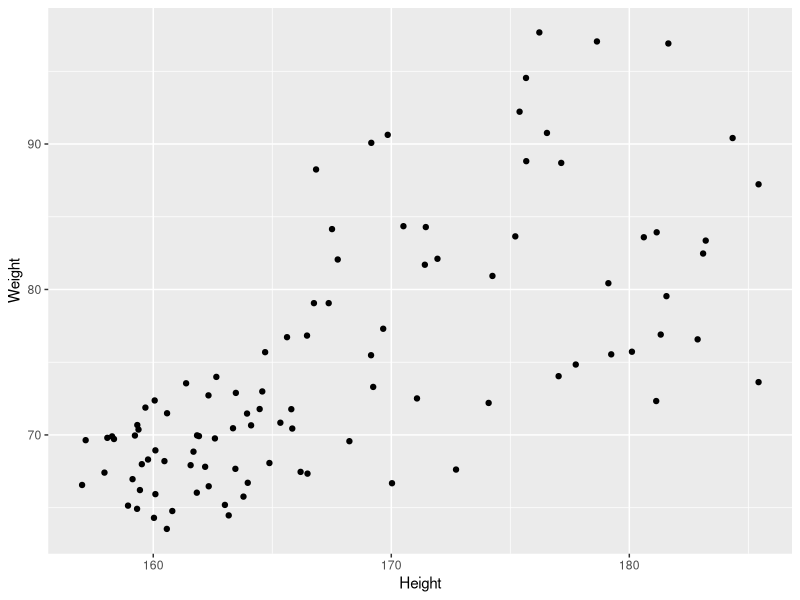
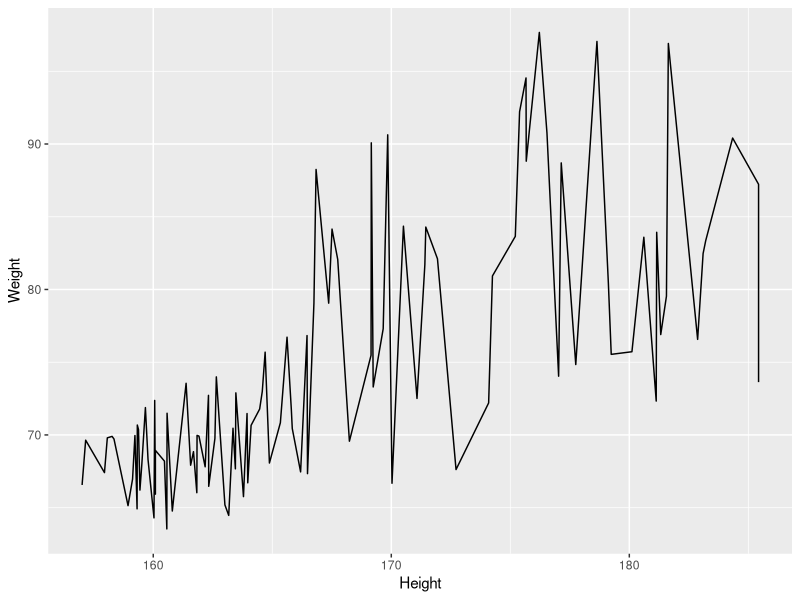
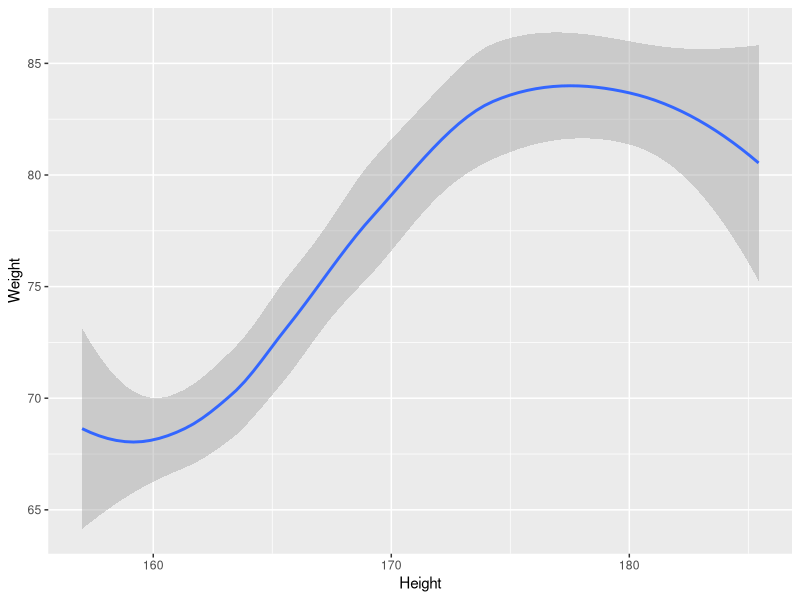
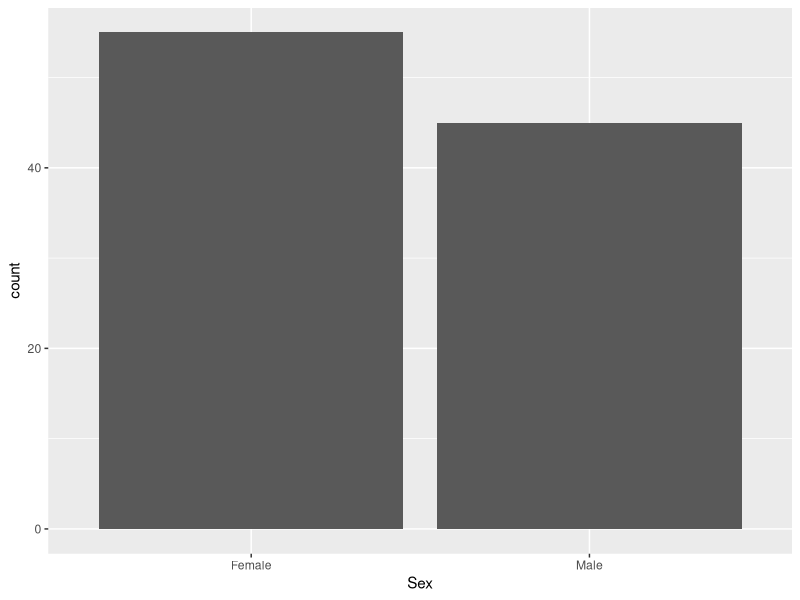
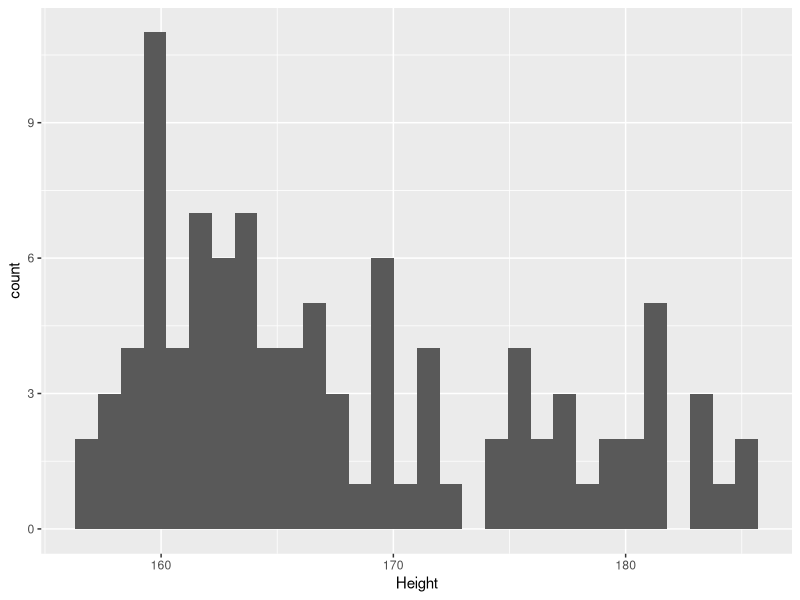
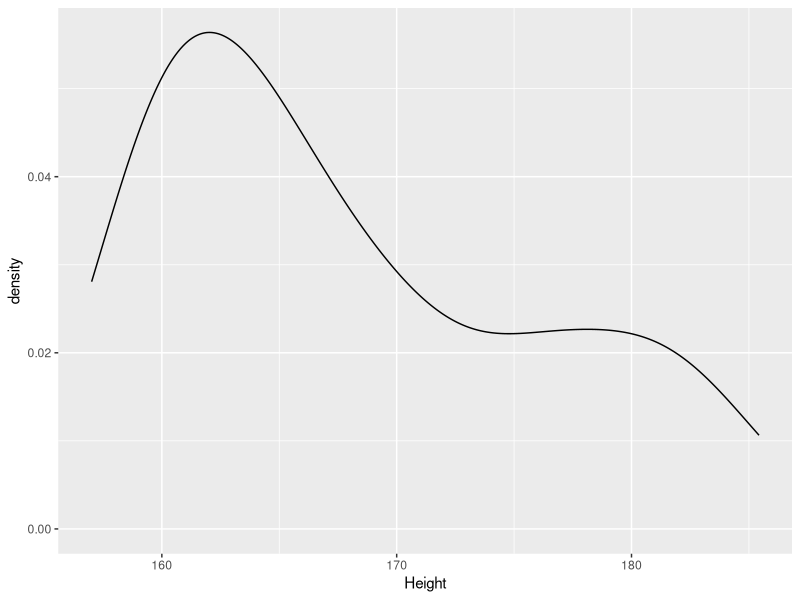
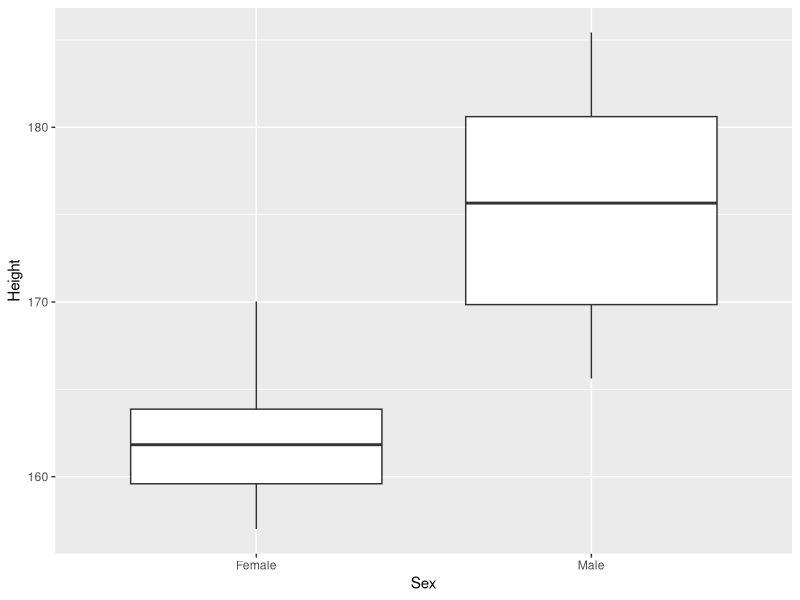
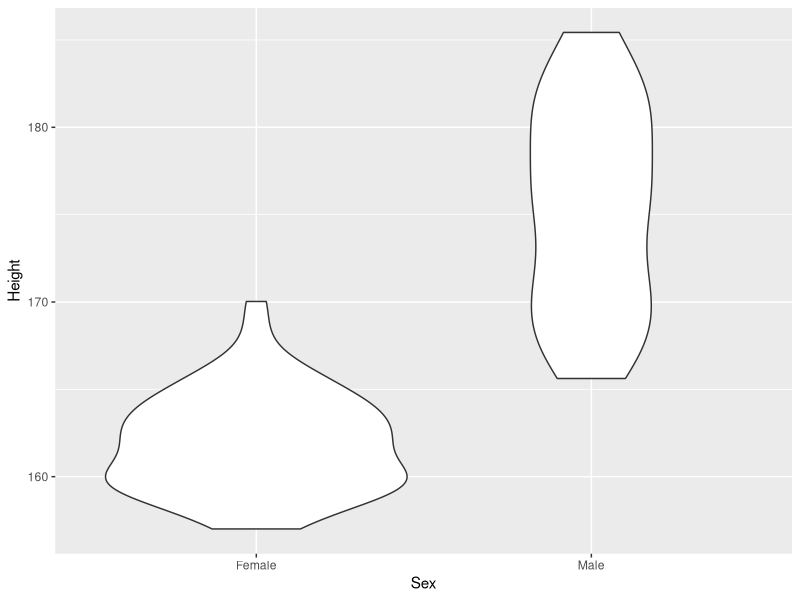

Here is the R script that generated these plots, in order:
## ---- chunk 1
patients <- read.csv("patient-data-cleaned.txt", sep = "\t")
library(dplyr)
library(ggplot2)
## ---- chunk 2
patients %>%
  filter(Pet %in% c("Dog", "Bird"))
## ---- chunk 3
patients %>%
  filter(Pet == c("Dog", "Bird"))
## ---- chunk 4
patients <- patients %>%
  mutate(BMI = Weight/(Height/100)^2)
## ---- chunk 5
ggplot(patients, aes(x=Height, y=Weight)) +
  geom_point()
## ---- chunk 6
pcPlot <- ggplot(data=patients,
        mapping=aes(x=Height,y=Weight))

pcPlot_line <- pcPlot+geom_line() 

pcPlot_line

## ---- chunk 7
pcPlot <- ggplot(data=patients,
        mapping=aes(x=Height,y=Weight))

pcPlot_smooth <- pcPlot+geom_smooth() 

pcPlot_smooth

## ---- chunk 8
pcPlot <- ggplot(data=patients,
        mapping=aes(x=Sex))

pcPlot_bar <- pcPlot+geom_bar() 

pcPlot_bar
## ---- chunk 9
pcPlot <- ggplot(data=patients,
        mapping=aes(x=Height))

pcPlot_hist <- pcPlot+geom_histogram() 

pcPlot_hist
## ---- chunk 10
pcPlot <- ggplot(data=patients,
        mapping=aes(x=Height))

pcPlot_density <- pcPlot+geom_density() 

pcPlot_density

## ---- chunk 11

pcPlot <- ggplot(data=patients,
        mapping=aes(x=Sex,y=Height))

pcPlot_boxplot <- pcPlot+geom_boxplot() 

pcPlot_boxplot
## ---- chunk 12

pcPlot <- ggplot(data=patients,
        mapping=aes(x=Sex,y=Height))

pcPlot_violin <- pcPlot+geom_violin() 

pcPlot_violin
## ---- chunk 13
pcPlot <- ggplot(data=patients,aes(x=Height,y=Weight,colour=Sex))+geom_point()
pcPlot + facet_grid(Smokes~Sex)
## ---- chunk 14
pcPlot <- ggplot(data=patients,aes(x=Height,y=Weight,colour=Sex))+geom_point()
pcPlot + facet_grid(~Sex)
## ---- chunk 15
pcPlot <- ggplot(data=patients,aes(x=Height,y=Weight,colour=Sex))+geom_point()
pcPlot + facet_grid(Sex~.)
## ---- chunk 16
pcPlot <- ggplot(data=patients,aes(x=Height,y=Weight,colour=Sex))+geom_point()
pcPlot + facet_wrap(~Smokes)
## ---- chunk 17
pcPlot <- ggplot(data=patients,aes(x=Height,y=Weight,colour=Sex))+geom_point()
pcPlot + facet_wrap(~Pet+Smokes+Sex)
## ---- chunk 18
pcPlot + facet_grid(Smokes~Sex+Pet)
## ---- chunk 19

pcPlot <- ggplot(data=patients,
        mapping=aes(x=Weight,y=Height))+geom_point()
pcPlot+labs(title="Weight vs Height",y="Height (cm)")
## ---- chunk 20

pcPlot <- ggplot(data=patients,
        mapping=aes(x=Height,y=Weight))+geom_point()
pcPlot+ggtitle("Weight vs Height")+ylab("Height (cm)")
## ---- chunk 21
ggplot(patients, aes(x=Sex, y=Weight)) + geom_boxplot()
## ---- chunk 22
patients$Sex
## ---- chunk 23
factor(patients$Sex,levels=c("Male","Female"))
## ---- chunk 24
patients %>% 
  mutate(Sex = factor(Sex,levels=c("Male","Female"))) %>% 
  ggplot(aes(x=Sex, y=Weight)) + geom_boxplot()
## ---- chunk 25

pcPlot +
  geom_point() +
  facet_grid(Smokes~Sex)+
  scale_x_continuous(name="height ('cm')",
                     limits = c(100,200),
                     breaks=c(125,150,175),
                     labels=c("small","justright","tall"))

## ---- chunk 26
pcPlot <- ggplot(data=patients,aes(x=Sex,y=Height))
pcPlot +
  geom_violin(aes(x=Sex,y=Height)) +
  scale_x_discrete(labels=c("Women", "Men"))

## ---- chunk 27
pcPlot <- ggplot(data=patients,aes(x=Sex,y=Height,fill=Smokes))
pcPlot +
  geom_violin(aes(x=Sex,y=Height)) +
  scale_x_discrete(labels=c("Women", "Men"))+
  scale_y_continuous(breaks=c(160,180),labels=c("Short", "Tall"))
## ---- chunk 28
pcPlot <- ggplot(data=patients,
                 aes(x=Height,y=Weight,colour=Sex))
pcPlot + geom_point(size=4)
                  
## ---- chunk 29
pcPlot <- ggplot(data=patients,
                 aes(x=Height,y=Weight,colour=Sex))
pcPlot + geom_point(size=4) + 
  scale_color_manual(values = c("Green","Purple"),
                     name="Gender")
                  
## ---- chunk 30
pcPlot <- ggplot(data=patients,
                 aes(x=Height,y=Weight,colour=Pet))
pcPlot + geom_point(size=4) + 
  scale_color_brewer(palette = "Set2")
                  
## ---- chunk 31
pcPlot <- ggplot(data=patients,
                 aes(x=Height,y=Weight,alpha=BMI))
pcPlot + geom_point(size=4) + 
  scale_alpha_continuous(range = c(0.5,1))
                  
## ---- chunk 32
pcPlot <- ggplot(data=patients,
                 aes(x=Height,y=Weight,size=BMI))
pcPlot + geom_point(alpha=0.8) + 
  scale_size_continuous(range = c(3,6))
                  
## ---- chunk 33
pcPlot <- ggplot(data=patients,
                 aes(x=Height,y=Weight,size=BMI))
pcPlot + geom_point() + scale_size_continuous(range = c(3,6), limits = c(25,40))
                  
## ---- chunk 34
pcPlot <- ggplot(data=patients,
                 aes(x=Height,y=Weight,size=BMI))
pcPlot + geom_point() + 
  scale_size_continuous(range = c(3,6), 
                        breaks=c(25,30), 
                        labels=c("Good","Good but not 25"))
## ---- chunk 35
pcPlot <- ggplot(data=patients,
                 aes(x=Height,y=Weight,colour=BMI))
pcPlot + geom_point(size=4,alpha=0.8) + 
  scale_colour_gradient(low = "White",high="Red")
                  
## ---- chunk 36
pcPlot <- ggplot(data=patients,
                 aes(x=Height,y=Weight,colour=BMI))
pcPlot + geom_point(size=4,alpha=0.8) + 
  scale_colour_gradient2(low = "Blue",mid="Black", high="Red", midpoint = median(patients$BMI))
## ---- chunk 37
pcPlot <- ggplot(data=patients,
                 aes(x=Height,y=Weight,colour=BMI))
pcPlot + geom_point(size=4,alpha=0.8) + 
  scale_colour_gradient2(low = "Blue",
                         mid="Black",
                         high="Red",
                         midpoint = median(patients$BMI),
                         breaks=c(25,30),labels=c("Low","High"),
                         name="Body Mass Index")
## ---- chunk 38
pcPlot <- ggplot(data=patients,
                 aes(x=Height,y=Weight,colour=BMI,shape=Sex))
pcPlot + geom_point(size=4,alpha=0.8)+ 
  scale_shape_discrete(name="Gender") +
  scale_colour_gradient2(low = "Blue",mid="Black",high="Red",
                         midpoint = median(patients$BMI),
                         breaks=c(25,30),labels=c("Low","High"),
                         name="Body Mass Index")
## ---- chunk 39
pcPlot <- ggplot(data=patients,
        mapping=aes(x=Weight,y=Height))
pcPlot+geom_point()+stat_smooth()
## ---- chunk 40
pcPlot <- ggplot(data=patients,
        mapping=aes(x=Weight,y=Height))
pcPlot+geom_point()+stat_smooth(method="lm")
## ---- chunk 41
pcPlot <- ggplot(data=patients,
        mapping=aes(x=Weight,y=Height,colour=Sex))
pcPlot+geom_point()+stat_smooth(method="lm")
## ---- chunk 42
pcPlot <- ggplot(data=patients,
        mapping=aes(x=Weight,y=Height,colour=Sex))
pcPlot+geom_point()+stat_smooth(aes(x=Weight,y=Height),method="lm",inherit.aes = F)
## ---- chunk 43
pcPlot <- ggplot(data=patients,
        mapping=aes(x=Sex,y=Height))+geom_jitter()
pcPlot+stat_summary(fun.y=quantile,geom="point",colour="purple",size=8)
